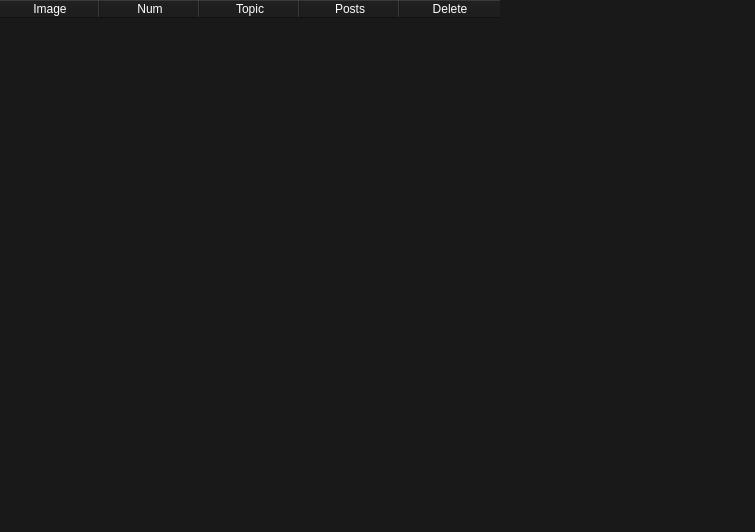
<?xml version="1.0" encoding="UTF-8"?>
<ui version="4.0">
 <class>ArchiveTab</class>
 <widget class="QWidget" name="ArchiveTab">
  <property name="geometry">
   <rect>
    <x>0</x>
    <y>0</y>
    <width>755</width>
    <height>532</height>
   </rect>
  </property>
  <property name="windowTitle">
   <string>Archive</string>
  </property>
  <property name="styleSheet">
   <string notr="true">background-color: #191919; color:white</string>
  </property>
  <layout class="QVBoxLayout" name="verticalLayout">
   <property name="spacing">
    <number>0</number>
   </property>
   <property name="leftMargin">
    <number>0</number>
   </property>
   <property name="topMargin">
    <number>0</number>
   </property>
   <property name="rightMargin">
    <number>0</number>
   </property>
   <property name="bottomMargin">
    <number>0</number>
   </property>
   <item>
    <layout class="QHBoxLayout" name="apis">
     <property name="spacing">
      <number>0</number>
     </property>
    </layout>
   </item>
   <item>
    <layout class="QHBoxLayout" name="boards">
     <property name="spacing">
      <number>0</number>
     </property>
     <property name="topMargin">
      <number>0</number>
     </property>
    </layout>
   </item>
   <item>
    <widget class="QTableWidget" name="table">
     <property name="frameShape">
      <enum>QFrame::NoFrame</enum>
     </property>
     <property name="frameShadow">
      <enum>QFrame::Plain</enum>
     </property>
     <property name="editTriggers">
      <set>QAbstractItemView::NoEditTriggers</set>
     </property>
     <property name="sortingEnabled">
      <bool>true</bool>
     </property>
     <attribute name="verticalHeaderVisible">
      <bool>false</bool>
     </attribute>
     <column>
      <property name="text">
       <string>Image</string>
      </property>
     </column>
     <column>
      <property name="text">
       <string>Num</string>
      </property>
     </column>
     <column>
      <property name="text">
       <string>Topic</string>
      </property>
     </column>
     <column>
      <property name="text">
       <string>Posts</string>
      </property>
     </column>
     <column>
      <property name="text">
       <string>Delete</string>
      </property>
     </column>
    </widget>
   </item>
  </layout>
 </widget>
 <resources/>
 <connections/>
</ui>
